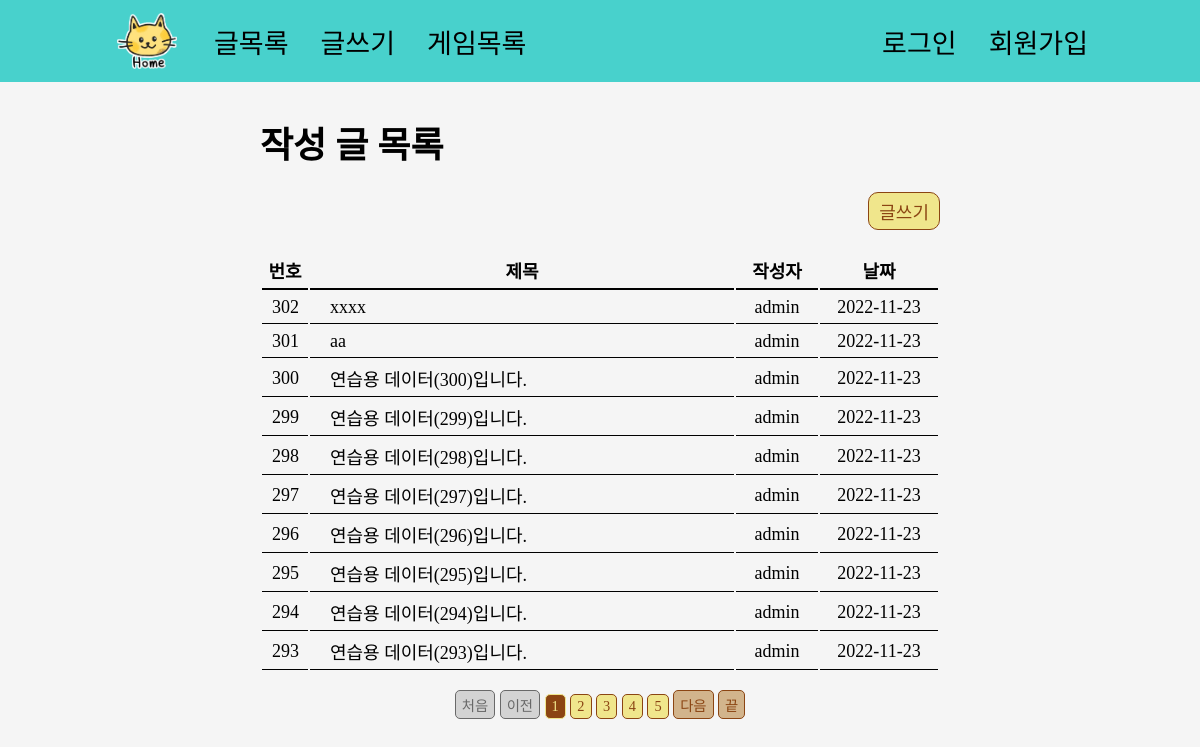
/postings/, run on the app's committed database.
### postings/models.py (models this page shows, shortened)
class Posting(models.Model):
    title = models.CharField(max_length=50)
    content = models.TextField()
    date = models.DateTimeField(auto_now_add=True)
    author = models.ForeignKey(settings.AUTH_USER_MODEL, on_delete=models.CASCADE, related_name='postings', null=True, blank=True)

### postings/views.py (the view)
# urls.py: path('postings/', views.posting_list, name='posting_list'),
def posting_list(request):
    postings = Posting.objects.order_by('date').reverse()
    postings_num = postings.count()
    paginator = Paginator(postings, 10)
    page = request.GET.get('page')
    if page == None:
        page = '1'
    elif page == '0' or not page.isdecimal():
        return render(request, '404.html')
    count = 5
    recent_page = int(page)
    recent_page_count = 10
    last_page = postings_num // 10
    if postings_num % 10 != 0:
        last_page += 1
    if recent_page == last_page:
        recent_page_count = postings_num % 10
    elif recent_page > last_page:
        return render(request, '404.html')
    previous_page = ((recent_page-1)//count)*count
    move_previous = True
    if previous_page < count:
        move_previous = False
    next_page = ((recent_page-1)//count+1)*count+1
    move_next = True
    if next_page > last_page:
        move_next = False
    start_page = previous_page+1
    end_page = next_page-1
    if end_page > last_page:
        end_page = last_page
    page_range = list(range(start_page, end_page+1))
    page_postings = paginator.get_page(page)
    page_postings_start_index = postings_num-(recent_page-1)*10
    print(recent_page_count)
    context = {
        'recent_page_count': recent_page_count*-1,
        'last_page': last_page,
        'previous_page': previous_page,
        'move_previous': move_previous,
        'next_page': next_page,
        'move_next': move_next,
        'start_page': start_page,
        'end_page': end_page,
        'page_range': page_range,
        'page_postings': page_postings,
        'page_postings_start_index': page_postings_start_index,
    }
    return render(request, 'postings/posting_list.html', context)

### postings/templates/postings/posting_list.html (shortened to what this page needs)
{% extends 'base.html' %}
{% load static %}
{% block head %}
  <link rel="stylesheet" href="{% static 'css/postings/posting_list.css' %}">
{% endblock %}
{% block body %}
  <h1>작성 글 목록</h1>
  <div class="posting">
    <div class="posting__function--top">
      <a class="button" href="{% url 'postings:posting_create' %}">글쓰기</a>
    </div>
    <table class="posting__list">
      <tr>
        <th class="index">번호</th>
        <th class="title">제목</th>
        <th class="author">작성자</th>
        <th class="date">날짜</th>
      </tr>
      {% for posting in page_postings %}
        <tr>
          <td class="index">{{page_postings_start_index|add:-10|add:forloop.revcounter}}</td>
          <td class="title"><a href="{% url 'postings:posting_detail' posting.id %}">{{posting.title}}</a></td>
          <td class="author">{{posting.author.username}}</td>
          <td class="date">{{posting.date|date:'Y-m-d'}}</td>
        </tr>
      {% endfor %}
    </table>
    {% if page_postings %}
      <p class="paginator">
        {% if page_postings.number == 1 %}
          <a class="paginator__disabled" disabled>처음</a>
        {% else %}
          <a href="?page=1">처음</a>
        {% endif %}
        {% if move_previous %}
          <a href="?page={{previous_page}}">이전</a>
        {% else %}
          <a class="paginator__disabled" disabled>이전</a>
        {% endif %}
        {% for page_number in page_range %}
          {% if page_number == page_postings.number %}
            <a class="page_number__active" href="?page={{page_number}}">{{page_number}}</a>
          {% else %}
            <a class="page_number" href="?page={{page_number}}">{{page_number}}</a>
          {% endif %}
        {% endfor %}
        {% if move_next %}
          <a href="?page={{next_page}}">다음</a>
        {% else %}
          <a class="paginator__disabled" disabled>다음</a>
        {% endif %}
        {% if page_postings.number == page_postings.paginator.num_pages %}
          <a class="paginator__disabled" disabled>끝</a>
        {% else %}
          <a href="?page={{page_postings.paginator.num_pages}}">끝</a>
        {% endif %}
      </p>
    {% endif %}
  </div>
{% endblock %}

### static/css/style.css (style rules this page uses)
html { font-size: 18px; }
body { margin: 0 0 5vh 0; background-color: whitesmoke; font-family: 'GangwonEdu_OTFBoldA'; }

### staticfiles/css/postings/posting_list.css (style rules this page uses)
.button { padding: 5px 10px; border: 1px solid; border-radius: 10px; background-color: Khaki; color: SaddleBrown; text-decoration: none; }
.posting__function--top { display: flex; flex-direction: row; flex-wrap: wrap; justify-content: right; padding-bottom: 20px; }
.posting__list { width: 100%; margin: auto; table-layout: fixed; }
.posting__list th { padding: 5px; border-bottom: 2px solid; }
.posting__list td { padding: 5px 10px; border-bottom: 1px solid; }
.posting__list td a { color: black; text-decoration: none; }
.posting__list .index { width: 2rem; text-align: center; }
.posting__list .title { overflow: hidden; width: auto; padding: 5px 20px; text-overflow: ellipsis; white-space: nowrap; }
.posting__list .author { width: 4rem; text-align: center; }
.posting__list .date { width: 6rem; text-align: center; }
.paginator { text-align: center; }
.paginator a { display: inline-block; padding: 3px 6px; border: 1px solid; border-radius: 5px; background-color: Tan; color: SaddleBrown; font-size: 0.8rem; text-decoration: none; }
a.paginator__disabled { background-color: LightGray; color: DimGray; }
a.page_number { background-color: Khaki; color: SaddleBrown; }
a.page_number__active { background-color: SaddleBrown; color: Khaki; }

### data on the page
Posting: id "302", title "xxxx", author.username "admin", date "2022-11-23"
Posting: id "301", title "aa", author.username "admin", date "2022-11-23"
Posting: id "300", title "연습용 데이터(300)입니다.", author.username "admin", date "2022-11-23"
Posting: id "299", title "연습용 데이터(299)입니다.", author.username "admin", date "2022-11-23"
Posting: id "298", title "연습용 데이터(298)입니다.", author.username "admin", date "2022-11-23"
Posting: id "297", title "연습용 데이터(297)입니다.", author.username "admin", date "2022-11-23"
Posting: id "296", title "연습용 데이터(296)입니다.", author.username "admin", date "2022-11-23"
Posting: id "295", title "연습용 데이터(295)입니다.", author.username "admin", date "2022-11-23"
Posting: id "294", title "연습용 데이터(294)입니다.", author.username "admin", date "2022-11-23"
Posting: id "293", title "연습용 데이터(293)입니다.", author.username "admin", date "2022-11-23"

### other printed values
{{ page_number }} "1"
{{ page_number }} "2" "3" "4" "5"
